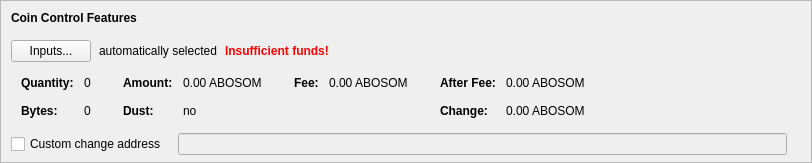
    <widget class="QFrame" name="frameCoinControl">
     <property name="sizePolicy">
      <sizepolicy hsizetype="Expanding" vsizetype="Expanding">
       <horstretch>0</horstretch>
       <verstretch>0</verstretch>
      </sizepolicy>
     </property>
     <property name="maximumSize">
      <size>
       <width>16777215</width>
       <height>16777215</height>
      </size>
     </property>
     <property name="frameShape">
      <enum>QFrame::StyledPanel</enum>
     </property>
     <property name="frameShadow">
      <enum>QFrame::Sunken</enum>
     </property>
     <layout class="QVBoxLayout" name="verticalLayoutCoinControl2">
      <property name="spacing">
       <number>0</number>
      </property>
      <property name="leftMargin">
       <number>0</number>
      </property>
      <property name="topMargin">
       <number>0</number>
      </property>
      <property name="rightMargin">
       <number>0</number>
      </property>
      <property name="bottomMargin">
       <number>6</number>
      </property>
      <item>
       <layout class="QVBoxLayout" name="verticalLayoutCoinControl" stretch="0,0,0,0,1">
        <property name="spacing">
         <number>0</number>
        </property>
        <property name="leftMargin">
         <number>10</number>
        </property>
        <property name="topMargin">
         <number>10</number>
        </property>
        <item>
         <layout class="QHBoxLayout" name="horizontalLayoutCoinControl1">
          <property name="bottomMargin">
           <number>15</number>
          </property>
          <item>
           <widget class="QLabel" name="labelCoinControlFeatures">
            <property name="sizePolicy">
             <sizepolicy hsizetype="Preferred" vsizetype="Maximum">
              <horstretch>0</horstretch>
              <verstretch>0</verstretch>
             </sizepolicy>
            </property>
            <property name="font">
             <font>
              <weight>75</weight>
              <bold>true</bold>
             </font>
            </property>
            <property name="styleSheet">
             <string notr="true">font-weight:bold;</string>
            </property>
            <property name="text">
             <string>Coin Control Features</string>
            </property>
           </widget>
          </item>
         </layout>
        </item>
        <item>
         <layout class="QHBoxLayout" name="horizontalLayoutCoinControl2" stretch="0,0,0,0">
          <property name="spacing">
           <number>8</number>
          </property>
          <property name="bottomMargin">
           <number>10</number>
          </property>
          <item>
           <widget class="QPushButton" name="pushButtonCoinControl">
            <property name="styleSheet">
             <string notr="true"/>
            </property>
            <property name="text">
             <string>Inputs...</string>
            </property>
            <property name="autoDefault">
             <bool>false</bool>
            </property>
           </widget>
          </item>
          <item>
           <widget class="QLabel" name="labelCoinControlAutomaticallySelected">
            <property name="text">
             <string>automatically selected</string>
            </property>
            <property name="margin">
             <number>5</number>
            </property>
           </widget>
          </item>
          <item>
           <widget class="QLabel" name="labelCoinControlInsuffFunds">
            <property name="font">
             <font>
              <weight>75</weight>
              <bold>true</bold>
             </font>
            </property>
            <property name="styleSheet">
             <string notr="true">color:red;font-weight:bold;</string>
            </property>
            <property name="text">
             <string>Insufficient funds!</string>
            </property>
            <property name="margin">
             <number>5</number>
            </property>
           </widget>
          </item>
          <item>
           <spacer name="horizontalSpacerCoinControl">
            <property name="orientation">
             <enum>Qt::Horizontal</enum>
            </property>
            <property name="sizeHint" stdset="0">
             <size>
              <width>40</width>
              <height>1</height>
             </size>
            </property>
           </spacer>
          </item>
         </layout>
        </item>
        <item>
         <widget class="QWidget" name="widgetCoinControl" native="true">
          <property name="sizePolicy">
           <sizepolicy hsizetype="Preferred" vsizetype="Preferred">
            <horstretch>0</horstretch>
            <verstretch>0</verstretch>
           </sizepolicy>
          </property>
          <property name="minimumSize">
           <size>
            <width>0</width>
            <height>0</height>
           </size>
          </property>
          <property name="styleSheet">
           <string notr="true"/>
          </property>
          <layout class="QHBoxLayout" name="horizontalLayoutCoinControl5">
           <property name="leftMargin">
            <number>0</number>
           </property>
           <property name="topMargin">
            <number>0</number>
           </property>
           <property name="rightMargin">
            <number>0</number>
           </property>
           <property name="bottomMargin">
            <number>0</number>
           </property>
           <item>
            <layout class="QHBoxLayout" name="horizontalLayoutCoinControl3" stretch="0,0,0,1">
             <property name="spacing">
              <number>20</number>
             </property>
             <property name="topMargin">
              <number>0</number>
             </property>
             <property name="bottomMargin">
              <number>10</number>
             </property>
             <item>
              <layout class="QFormLayout" name="formLayoutCoinControl1">
               <property name="horizontalSpacing">
                <number>10</number>
               </property>
               <property name="verticalSpacing">
                <number>14</number>
               </property>
               <property name="leftMargin">
                <number>10</number>
               </property>
               <property name="topMargin">
                <number>4</number>
               </property>
               <property name="rightMargin">
                <number>6</number>
               </property>
               <item row="0" column="0">
                <widget class="QLabel" name="labelCoinControlQuantityText">
                 <property name="font">
                  <font>
                   <weight>75</weight>
                   <bold>true</bold>
                  </font>
                 </property>
                 <property name="text">
                  <string>Quantity:</string>
                 </property>
                 <property name="margin">
                  <number>0</number>
                 </property>
                </widget>
               </item>
               <item row="0" column="1">
                <widget class="QLabel" name="labelCoinControlQuantity">
                 <property name="cursor">
                  <cursorShape>IBeamCursor</cursorShape>
                 </property>
                 <property name="contextMenuPolicy">
                  <enum>Qt::ActionsContextMenu</enum>
                 </property>
                 <property name="text">
                  <string notr="true">0</string>
                 </property>
                 <property name="margin">
                  <number>0</number>
                 </property>
                 <property name="textInteractionFlags">
                  <set>Qt::LinksAccessibleByMouse|Qt::TextSelectableByKeyboard|Qt::TextSelectableByMouse</set>
                 </property>
                </widget>
               </item>
               <item row="1" column="0">
                <widget class="QLabel" name="labelCoinControlBytesText">
                 <property name="font">
                  <font>
                   <weight>75</weight>
                   <bold>true</bold>
                  </font>
                 </property>
                 <property name="text">
                  <string>Bytes:</string>
                 </property>
                </widget>
               </item>
               <item row="1" column="1">
                <widget class="QLabel" name="labelCoinControlBytes">
                 <property name="cursor">
                  <cursorShape>IBeamCursor</cursorShape>
                 </property>
                 <property name="contextMenuPolicy">
                  <enum>Qt::ActionsContextMenu</enum>
                 </property>
                 <property name="text">
                  <string notr="true">0</string>
                 </property>
                 <property name="textInteractionFlags">
                  <set>Qt::LinksAccessibleByMouse|Qt::TextSelectableByKeyboard|Qt::TextSelectableByMouse</set>
                 </property>
                </widget>
               </item>
              </layout>
             </item>
             <item>
              <layout class="QFormLayout" name="formLayoutCoinControl2">
               <property name="horizontalSpacing">
                <number>10</number>
               </property>
               <property name="verticalSpacing">
                <number>14</number>
               </property>
               <property name="leftMargin">
                <number>6</number>
               </property>
               <property name="topMargin">
                <number>4</number>
               </property>
               <property name="rightMargin">
                <number>6</number>
               </property>
               <item row="0" column="0">
                <widget class="QLabel" name="labelCoinControlAmountText">
                 <property name="font">
                  <font>
                   <weight>75</weight>
                   <bold>true</bold>
                  </font>
                 </property>
                 <property name="text">
                  <string>Amount:</string>
                 </property>
                 <property name="margin">
                  <number>0</number>
                 </property>
                </widget>
               </item>
               <item row="0" column="1">
                <widget class="QLabel" name="labelCoinControlAmount">
                 <property name="cursor">
                  <cursorShape>IBeamCursor</cursorShape>
                 </property>
                 <property name="contextMenuPolicy">
                  <enum>Qt::ActionsContextMenu</enum>
                 </property>
                 <property name="text">
                  <string notr="true">0.00 ABOSOM</string>
                 </property>
                 <property name="textInteractionFlags">
                  <set>Qt::LinksAccessibleByMouse|Qt::TextSelectableByKeyboard|Qt::TextSelectableByMouse</set>
                 </property>
                </widget>
               </item>
               <item row="1" column="0">
                <widget class="QLabel" name="labelCoinControlLowOutputText">
                 <property name="font">
                  <font>
                   <weight>75</weight>
                   <bold>true</bold>
                  </font>
                 </property>
                 <property name="text">
                  <string>Dust:</string>
                 </property>
                </widget>
               </item>
               <item row="1" column="1">
                <widget class="QLabel" name="labelCoinControlLowOutput">
                 <property name="cursor">
                  <cursorShape>IBeamCursor</cursorShape>
                 </property>
                 <property name="contextMenuPolicy">
                  <enum>Qt::ActionsContextMenu</enum>
                 </property>
                 <property name="text">
                  <string notr="true">no</string>
                 </property>
                 <property name="textInteractionFlags">
                  <set>Qt::LinksAccessibleByMouse|Qt::TextSelectableByKeyboard|Qt::TextSelectableByMouse</set>
                 </property>
                </widget>
               </item>
              </layout>
             </item>
             <item>
              <layout class="QFormLayout" name="formLayoutCoinControl3">
               <property name="horizontalSpacing">
                <number>10</number>
               </property>
               <property name="verticalSpacing">
                <number>14</number>
               </property>
               <property name="leftMargin">
                <number>6</number>
               </property>
               <property name="topMargin">
                <number>4</number>
               </property>
               <property name="rightMargin">
                <number>6</number>
               </property>
               <item row="0" column="0">
                <widget class="QLabel" name="labelCoinControlFeeText">
                 <property name="font">
                  <font>
                   <weight>75</weight>
                   <bold>true</bold>
                  </font>
                 </property>
                 <property name="text">
                  <string>Fee:</string>
                 </property>
                 <property name="margin">
                  <number>0</number>
                 </property>
                </widget>
               </item>
               <item row="0" column="1">
                <widget class="QLabel" name="labelCoinControlFee">
                 <property name="cursor">
                  <cursorShape>IBeamCursor</cursorShape>
                 </property>
                 <property name="contextMenuPolicy">
                  <enum>Qt::ActionsContextMenu</enum>
                 </property>
                 <property name="text">
                  <string notr="true">0.00 ABOSOM</string>
                 </property>
                 <property name="textInteractionFlags">
                  <set>Qt::LinksAccessibleByMouse|Qt::TextSelectableByKeyboard|Qt::TextSelectableByMouse</set>
                 </property>
                </widget>
               </item>
              </layout>
             </item>
             <item>
              <layout class="QFormLayout" name="formLayoutCoinControl4">
               <property name="horizontalSpacing">
                <number>10</number>
               </property>
               <property name="verticalSpacing">
                <number>14</number>
               </property>
               <property name="leftMargin">
                <number>6</number>
               </property>
               <property name="topMargin">
                <number>4</number>
               </property>
               <property name="rightMargin">
                <number>6</number>
               </property>
               <item row="0" column="0">
                <widget class="QLabel" name="labelCoinControlAfterFeeText">
                 <property name="font">
                  <font>
                   <weight>75</weight>
                   <bold>true</bold>
                  </font>
                 </property>
                 <property name="text">
                  <string>After Fee:</string>
                 </property>
                 <property name="margin">
                  <number>0</number>
                 </property>
                </widget>
               </item>
               <item row="0" column="1">
                <widget class="QLabel" name="labelCoinControlAfterFee">
                 <property name="cursor">
                  <cursorShape>IBeamCursor</cursorShape>
                 </property>
                 <property name="contextMenuPolicy">
                  <enum>Qt::ActionsContextMenu</enum>
                 </property>
                 <property name="text">
                  <string notr="true">0.00 ABOSOM</string>
                 </property>
                 <property name="textInteractionFlags">
                  <set>Qt::LinksAccessibleByMouse|Qt::TextSelectableByKeyboard|Qt::TextSelectableByMouse</set>
                 </property>
                </widget>
               </item>
               <item row="1" column="0">
                <widget class="QLabel" name="labelCoinControlChangeText">
                 <property name="font">
                  <font>
                   <weight>75</weight>
                   <bold>true</bold>
                  </font>
                 </property>
                 <property name="text">
                  <string>Change:</string>
                 </property>
                </widget>
               </item>
               <item row="1" column="1">
                <widget class="QLabel" name="labelCoinControlChange">
                 <property name="cursor">
                  <cursorShape>IBeamCursor</cursorShape>
                 </property>
                 <property name="contextMenuPolicy">
                  <enum>Qt::ActionsContextMenu</enum>
                 </property>
                 <property name="text">
                  <string notr="true">0.00 ABOSOM</string>
                 </property>
                 <property name="textInteractionFlags">
                  <set>Qt::LinksAccessibleByMouse|Qt::TextSelectableByKeyboard|Qt::TextSelectableByMouse</set>
                 </property>
                </widget>
               </item>
              </layout>
             </item>
            </layout>
           </item>
          </layout>
         </widget>
        </item>
        <item>
         <layout class="QHBoxLayout" name="horizontalLayoutCoinControl4" stretch="0,0,0">
          <property name="spacing">
           <number>12</number>
          </property>
          <property name="sizeConstraint">
           <enum>QLayout::SetDefaultConstraint</enum>
          </property>
          <property name="topMargin">
           <number>5</number>
          </property>
          <property name="rightMargin">
           <number>5</number>
          </property>
          <item>
           <widget class="QCheckBox" name="checkBoxCoinControlChange">
            <property name="toolTip">
             <string>If this is activated, but the change address is empty or invalid, change will be sent to a newly generated address.</string>
            </property>
            <property name="text">
             <string>Custom change address</string>
            </property>
           </widget>
          </item>
          <item>
           <widget class="QValidatedLineEdit" name="lineEditCoinControlChange">
            <property name="enabled">
             <bool>false</bool>
            </property>
            <property name="sizePolicy">
             <sizepolicy hsizetype="Expanding" vsizetype="Fixed">
              <horstretch>0</horstretch>
              <verstretch>0</verstretch>
             </sizepolicy>
            </property>
           </widget>
          </item>
          <item>
           <widget class="QLabel" name="labelCoinControlChangeLabel">
            <property name="sizePolicy">
             <sizepolicy hsizetype="Preferred" vsizetype="Expanding">
              <horstretch>0</horstretch>
              <verstretch>0</verstretch>
             </sizepolicy>
            </property>
            <property name="minimumSize">
             <size>
              <width>0</width>
              <height>0</height>
             </size>
            </property>
            <property name="text">
             <string/>
            </property>
            <property name="margin">
             <number>3</number>
            </property>
           </widget>
          </item>
         </layout>
        </item>
        <item>
         <spacer name="verticalSpacerCoinControl">
          <property name="orientation">
           <enum>Qt::Vertical</enum>
          </property>
          <property name="sizeHint" stdset="0">
           <size>
            <width>800</width>
            <height>1</height>
           </size>
          </property>
         </spacer>
        </item>
       </layout>
      </item>
     </layout>
    </widget>
